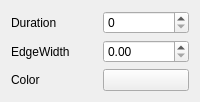
<?xml version="1.0" encoding="UTF-8"?>
<ui version="4.0">
 <class>ArterialConfigForm</class>
 <widget class="QWidget" name="ArterialConfigForm">
  <layout class="QGridLayout" name="grid">
   <item row="0" column="0"><widget class="QLabel" name="l0"><property name="text"><string>Duration</string></property></widget></item>
   <item row="0" column="1"><widget class="QSpinBox" name="kcfg_Duration"><property name="maximum"><number>3000</number></property><property name="singleStep"><number>20</number></property></widget></item>
   <item row="1" column="0"><widget class="QLabel" name="l1"><property name="text"><string>EdgeWidth</string></property></widget></item>
   <item row="1" column="1"><widget class="QDoubleSpinBox" name="kcfg_EdgeWidth"><property name="maximum"><double>8</double></property><property name="singleStep"><double>0.5</double></property></widget></item>
   <item row="2" column="0"><widget class="QLabel" name="l2"><property name="text"><string>Color</string></property></widget></item>
   <item row="2" column="1"><widget class="KColorButton" name="kcfg_Color"/></item>
  </layout>
 </widget>
 <customwidgets>
  <customwidget><class>KColorButton</class><extends>QPushButton</extends><header>kcolorbutton.h</header></customwidget>
 </customwidgets>
</ui>
